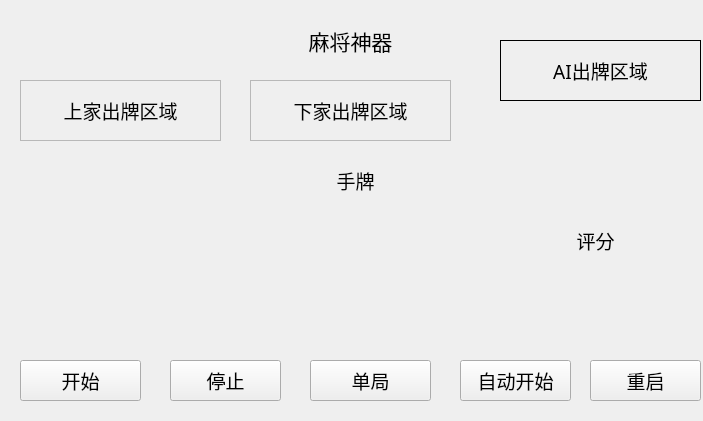
<?xml version="1.0" encoding="UTF-8"?>
<ui version="4.0">
 <class>Form</class>
 <widget class="QWidget" name="Form">
  <property name="geometry">
   <rect>
    <x>0</x>
    <y>0</y>
    <width>703</width>
    <height>421</height>
   </rect>
  </property>
  <property name="font">
   <font>
    <family>Arial</family>
    <pointsize>9</pointsize>
    <weight>75</weight>
    <italic>false</italic>
    <bold>true</bold>
   </font>
  </property>
  <property name="windowTitle">
   <string>Hi</string>
  </property>
  <property name="windowOpacity">
   <double>1.000000000000000</double>
  </property>
  <widget class="QLabel" name="WinRate">
   <property name="geometry">
    <rect>
     <x>570</x>
     <y>210</y>
     <width>51</width>
     <height>61</height>
    </rect>
   </property>
   <property name="font">
    <font>
     <family>等线</family>
     <pointsize>14</pointsize>
     <weight>50</weight>
     <italic>false</italic>
     <bold>false</bold>
    </font>
   </property>
   <property name="text">
    <string>评分</string>
   </property>
   <property name="alignment">
    <set>Qt::AlignCenter</set>
   </property>
  </widget>
  <widget class="QPushButton" name="InitCard">
   <property name="geometry">
    <rect>
     <x>20</x>
     <y>360</y>
     <width>121</width>
     <height>41</height>
    </rect>
   </property>
   <property name="font">
    <font>
     <family>等线</family>
     <pointsize>14</pointsize>
     <weight>50</weight>
     <italic>false</italic>
     <bold>false</bold>
    </font>
   </property>
   <property name="styleSheet">
    <string notr="true"/>
   </property>
   <property name="text">
    <string>开始</string>
   </property>
  </widget>
  <widget class="QLabel" name="UserHandCards">
   <property name="geometry">
    <rect>
     <x>20</x>
     <y>160</y>
     <width>671</width>
     <height>41</height>
    </rect>
   </property>
   <property name="font">
    <font>
     <family>等线</family>
     <pointsize>14</pointsize>
     <weight>50</weight>
     <italic>false</italic>
     <bold>false</bold>
    </font>
   </property>
   <property name="text">
    <string>手牌</string>
   </property>
   <property name="alignment">
    <set>Qt::AlignCenter</set>
   </property>
  </widget>
  <widget class="QFrame" name="LPlayer">
   <property name="geometry">
    <rect>
     <x>20</x>
     <y>80</y>
     <width>201</width>
     <height>61</height>
    </rect>
   </property>
   <property name="font">
    <font>
     <family>等线</family>
     <pointsize>9</pointsize>
     <weight>50</weight>
     <italic>false</italic>
     <bold>false</bold>
    </font>
   </property>
   <property name="frameShape">
    <enum>QFrame::StyledPanel</enum>
   </property>
   <property name="frameShadow">
    <enum>QFrame::Raised</enum>
   </property>
   <widget class="QLabel" name="LPlayedCard">
    <property name="geometry">
     <rect>
      <x>0</x>
      <y>0</y>
      <width>201</width>
      <height>61</height>
     </rect>
    </property>
    <property name="font">
     <font>
      <family>等线</family>
      <pointsize>14</pointsize>
      <weight>50</weight>
      <italic>false</italic>
      <bold>false</bold>
     </font>
    </property>
    <property name="text">
     <string>上家出牌区域</string>
    </property>
    <property name="alignment">
     <set>Qt::AlignCenter</set>
    </property>
   </widget>
  </widget>
  <widget class="QFrame" name="RPlayer">
   <property name="geometry">
    <rect>
     <x>250</x>
     <y>80</y>
     <width>201</width>
     <height>61</height>
    </rect>
   </property>
   <property name="font">
    <font>
     <family>等线</family>
     <pointsize>16</pointsize>
     <weight>50</weight>
     <italic>false</italic>
     <bold>false</bold>
    </font>
   </property>
   <property name="frameShape">
    <enum>QFrame::StyledPanel</enum>
   </property>
   <property name="frameShadow">
    <enum>QFrame::Raised</enum>
   </property>
   <widget class="QLabel" name="RPlayedCard">
    <property name="geometry">
     <rect>
      <x>0</x>
      <y>0</y>
      <width>201</width>
      <height>61</height>
     </rect>
    </property>
    <property name="font">
     <font>
      <family>等线</family>
      <pointsize>14</pointsize>
      <weight>50</weight>
      <italic>false</italic>
      <bold>false</bold>
     </font>
    </property>
    <property name="text">
     <string>下家出牌区域</string>
    </property>
    <property name="alignment">
     <set>Qt::AlignCenter</set>
    </property>
   </widget>
  </widget>
  <widget class="QFrame" name="Player">
   <property name="geometry">
    <rect>
     <x>500</x>
     <y>40</y>
     <width>201</width>
     <height>61</height>
    </rect>
   </property>
   <property name="font">
    <font>
     <family>等线</family>
     <pointsize>9</pointsize>
     <weight>50</weight>
     <italic>false</italic>
     <bold>false</bold>
    </font>
   </property>
   <property name="frameShape">
    <enum>QFrame::StyledPanel</enum>
   </property>
   <property name="frameShadow">
    <enum>QFrame::Raised</enum>
   </property>
   <widget class="QLabel" name="PredictedCard">
    <property name="geometry">
     <rect>
      <x>0</x>
      <y>0</y>
      <width>201</width>
      <height>61</height>
     </rect>
    </property>
    <property name="font">
     <font>
      <family>等线</family>
      <pointsize>14</pointsize>
      <weight>50</weight>
      <italic>false</italic>
      <bold>false</bold>
     </font>
    </property>
    <property name="styleSheet">
     <string notr="true"/>
    </property>
    <property name="frameShape">
     <enum>QFrame::Panel</enum>
    </property>
    <property name="lineWidth">
     <number>1</number>
    </property>
    <property name="text">
     <string>AI出牌区域</string>
    </property>
    <property name="alignment">
     <set>Qt::AlignCenter</set>
    </property>
   </widget>
  </widget>
  <widget class="QLabel" name="ThreeLandlordCards">
   <property name="geometry">
    <rect>
     <x>270</x>
     <y>20</y>
     <width>161</width>
     <height>41</height>
    </rect>
   </property>
   <property name="font">
    <font>
     <family>等线</family>
     <pointsize>16</pointsize>
     <weight>50</weight>
     <italic>false</italic>
     <bold>false</bold>
    </font>
   </property>
   <property name="text">
    <string>麻将神器</string>
   </property>
   <property name="alignment">
    <set>Qt::AlignCenter</set>
   </property>
  </widget>
  <widget class="QPushButton" name="Stop">
   <property name="geometry">
    <rect>
     <x>170</x>
     <y>360</y>
     <width>111</width>
     <height>41</height>
    </rect>
   </property>
   <property name="font">
    <font>
     <family>等线</family>
     <pointsize>14</pointsize>
     <weight>50</weight>
     <italic>false</italic>
     <bold>false</bold>
    </font>
   </property>
   <property name="styleSheet">
    <string notr="true"/>
   </property>
   <property name="text">
    <string>停止</string>
   </property>
  </widget>
  <widget class="QPushButton" name="SwitchMode">
   <property name="geometry">
    <rect>
     <x>310</x>
     <y>360</y>
     <width>121</width>
     <height>41</height>
    </rect>
   </property>
   <property name="font">
    <font>
     <family>等线</family>
     <pointsize>14</pointsize>
     <weight>50</weight>
     <italic>false</italic>
     <bold>false</bold>
    </font>
   </property>
   <property name="styleSheet">
    <string notr="true"/>
   </property>
   <property name="text">
    <string>单局</string>
   </property>
  </widget>
  <widget class="QPushButton" name="AutoStart">
   <property name="geometry">
    <rect>
     <x>460</x>
     <y>360</y>
     <width>111</width>
     <height>41</height>
    </rect>
   </property>
   <property name="font">
    <font>
     <family>等线</family>
     <pointsize>14</pointsize>
     <weight>50</weight>
     <italic>false</italic>
     <bold>false</bold>
    </font>
   </property>
   <property name="styleSheet">
    <string notr="true"/>
   </property>
   <property name="text">
    <string>自动开始</string>
   </property>
  </widget>
  <widget class="QPushButton" name="reset_app">
   <property name="geometry">
    <rect>
     <x>590</x>
     <y>360</y>
     <width>111</width>
     <height>41</height>
    </rect>
   </property>
   <property name="font">
    <font>
     <family>等线</family>
     <pointsize>14</pointsize>
     <weight>50</weight>
     <italic>false</italic>
     <bold>false</bold>
    </font>
   </property>
   <property name="styleSheet">
    <string notr="true"/>
   </property>
   <property name="text">
    <string>重启</string>
   </property>
  </widget>
 </widget>
 <resources/>
 <connections>
  <connection>
   <sender>InitCard</sender>
   <signal>clicked()</signal>
   <receiver>Form</receiver>
   <slot>init_cards()</slot>
   <hints>
    <hint type="sourcelabel">
     <x>200</x>
     <y>360</y>
    </hint>
    <hint type="destinationlabel">
     <x>250</x>
     <y>292</y>
    </hint>
   </hints>
  </connection>
  <connection>
   <sender>Stop</sender>
   <signal>clicked()</signal>
   <receiver>Form</receiver>
   <slot>stop()</slot>
   <hints>
    <hint type="sourcelabel">
     <x>230</x>
     <y>360</y>
    </hint>
    <hint type="destinationlabel">
     <x>233</x>
     <y>220</y>
    </hint>
   </hints>
  </connection>
  <connection>
   <sender>SwitchMode</sender>
   <signal>clicked()</signal>
   <receiver>Form</receiver>
   <slot>switch_mode()</slot>
   <hints>
    <hint type="sourcelabel">
     <x>472</x>
     <y>366</y>
    </hint>
    <hint type="destinationlabel">
     <x>480</x>
     <y>277</y>
    </hint>
   </hints>
  </connection>
  <connection>
   <sender>AutoStart</sender>
   <signal>clicked()</signal>
   <receiver>Form</receiver>
   <slot>beforeStart()</slot>
   <hints>
    <hint type="sourcelabel">
     <x>613</x>
     <y>372</y>
    </hint>
    <hint type="destinationlabel">
     <x>646</x>
     <y>291</y>
    </hint>
   </hints>
  </connection>
 </connections>
 <slots>
  <slot>init_cards()</slot>
  <slot>start()</slot>
  <slot>stop()</slot>
  <slot>switch_mode()</slot>
  <slot>beforeStart()</slot>
 </slots>
</ui>
